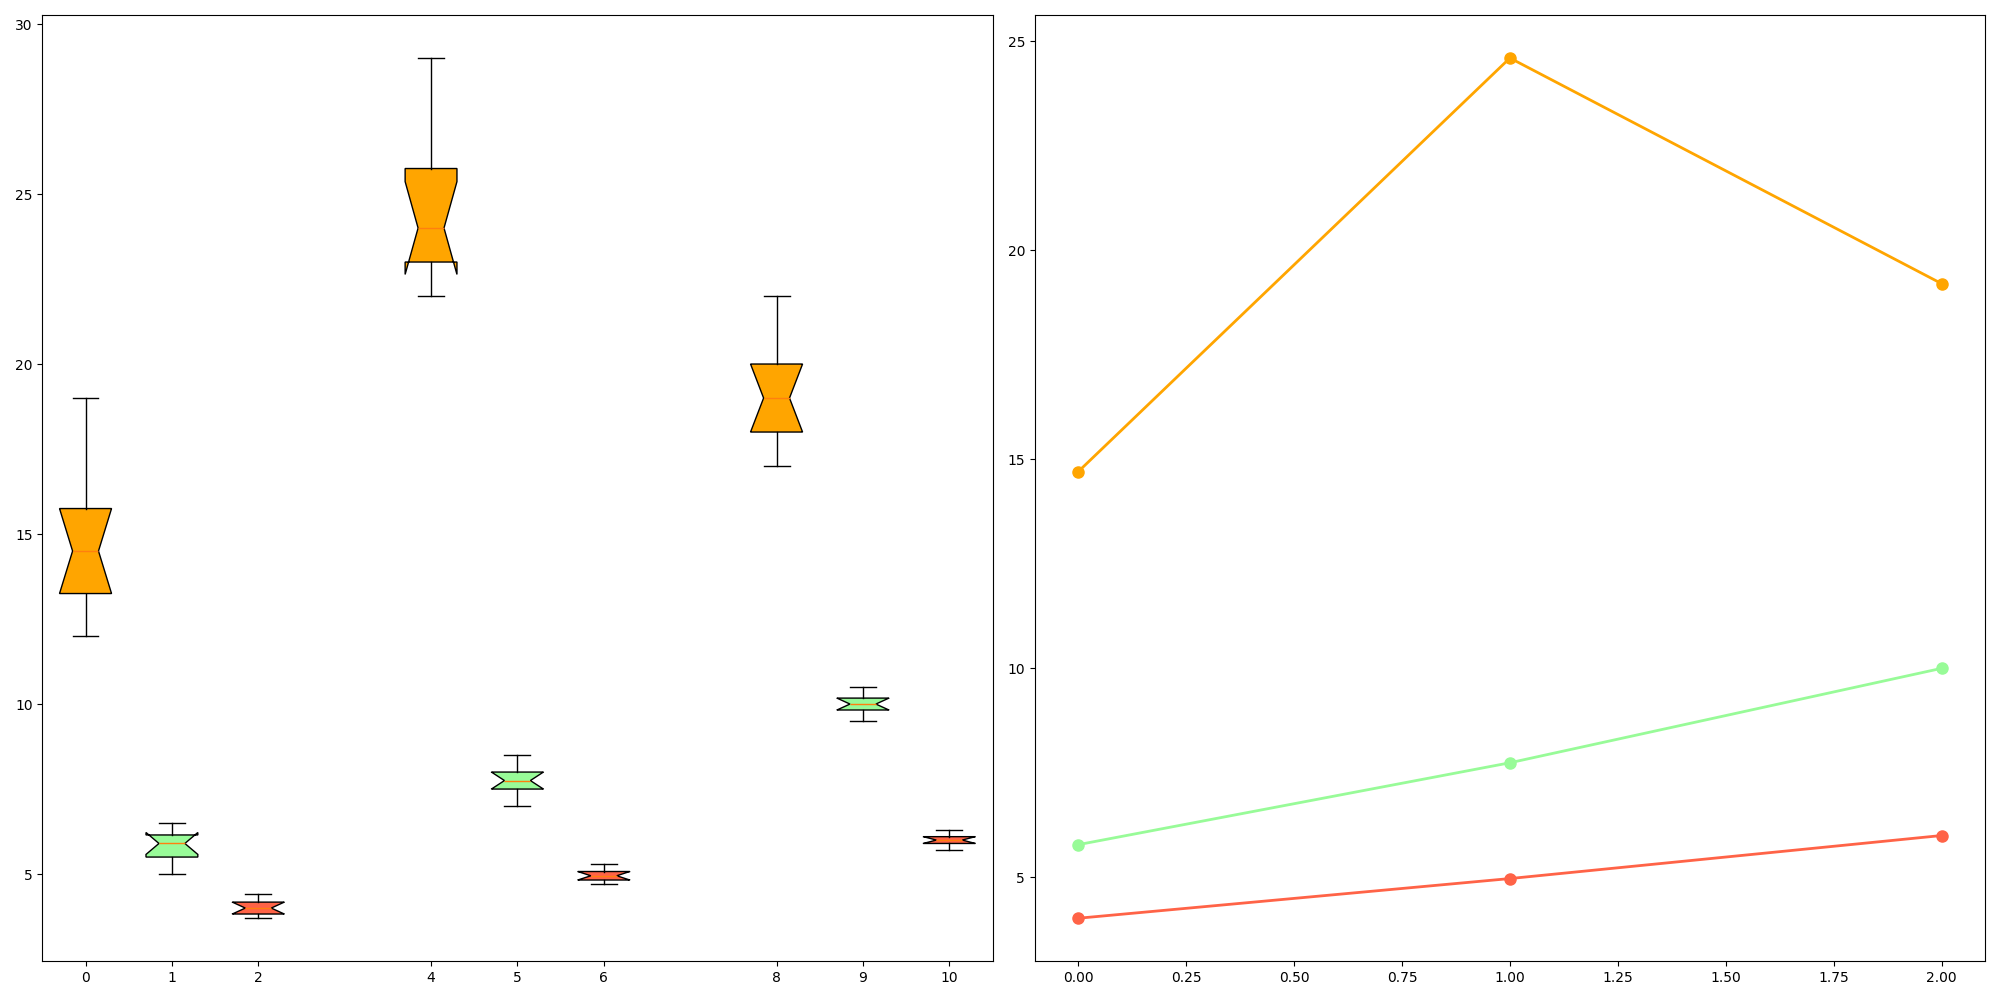

The Python source for this figure:
import matplotlib.pyplot as plt
import numpy as np

tomato_yields = [[13, 14, 12, 15, 16, 15, 12, 17, 19, 14],
                 [24, 23, 22, 26, 25, 23, 29, 22, 28, 24],
                 [19, 18, 18, 20, 21, 17, 22, 20, 18, 19]]

carrot_yields = [[6.5, 6, 5, 5.5, 6, 5.8, 5, 6.2, 6.3, 5.5],
                 [7.7, 7.5, 8, 7.2, 8.5, 8, 7, 7.8, 8.2, 7.5],
                 [10.3, 9.8, 10, 9.5, 10.1, 10.2, 10, 10.5, 9.7, 9.9]]

lettuce_yields = [[4.2, 4.1, 3.9, 4.3, 3.8, 4.4, 4, 4, 3.7, 3.8],
                  [4.8, 5.2, 5.3, 4.9, 5.1, 4.8, 5, 4.9, 5, 4.7],
                  [6.2, 6, 5.8, 6.3, 5.9, 6.1, 5.9, 6, 6.1, 5.7]]

seasonal_averages = {
    'Spring': [np.mean(tomato_yields[0]), np.mean(carrot_yields[0]), np.mean(lettuce_yields[0])],
    'Summer': [np.mean(tomato_yields[1]), np.mean(carrot_yields[1]), np.mean(lettuce_yields[1])],
    'Autumn': [np.mean(tomato_yields[2]), np.mean(carrot_yields[2]), np.mean(lettuce_yields[2])],
}

data = [tomato_yields, carrot_yields, lettuce_yields]
# Manually shuffled colors
colors = ['#FFA500', '#98FB98', '#FF6347']
fig, axes = plt.subplots(1, 2, figsize=(20, 10))
positions = np.array(range(3)) * 4

for i, yields in enumerate(data):
    pos = positions + i
    bp = axes[0].boxplot(yields, positions=pos, widths=0.6, patch_artist=True, notch=True)
    for patch, color in zip(bp['boxes'], [colors[i]] * 3):
        patch.set_facecolor(color)

x_pos = np.arange(3)
average_values = [
    [season[0] for season in seasonal_averages.values()],
    [season[1] for season in seasonal_averages.values()],
    [season[2] for season in seasonal_averages.values()]
]

for i in range(3):
    axes[1].plot(x_pos, average_values[i], marker='o', linestyle='-', linewidth=2, markersize=8, color=colors[i])

plt.tight_layout()
plt.show()
